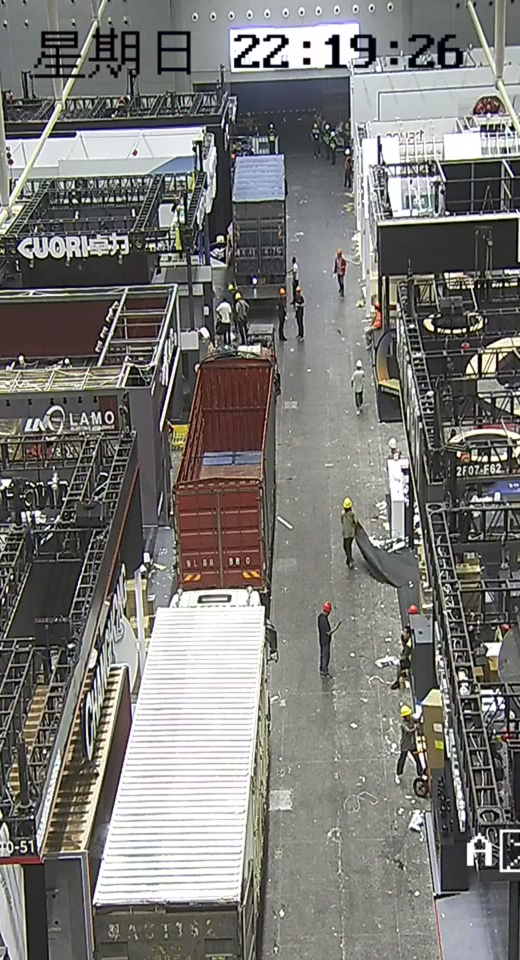
#> input picture accuracy/crops/north_1200_aisle.jpg, 1040 x 1920 px (shown at 1/2 size)
$ python -i single_pass_v1.py   (imports and definitions only)
#> lines starting #> are read from the running program, lines starting #| are printed output that depends on the picture
"""Bounded-call truck counting experiment.

Three configurations share one truth set and one single-pass output schema:
A  whole frame, one model call
B  fixed aisle crop, one model call
C  aisle call + at most one fixed far-zone call, only when the first response
   explicitly marks a possible miss

No detector or tracker is used.  Deterministic code only prepares fixed crops,
validates the response, maps the far-zone boxes back into aisle coordinates and
deduplicates model-returned entities by geometry.  Every HTTP request is
recorded, and every frame is capped at two requests.
"""

from __future__ import annotations

import argparse
import base64
import hashlib
import json
import math
import os
import re
import subprocess
import time
from concurrent.futures import ThreadPoolExecutor, as_completed
from pathlib import Path
from typing import Any

import requests
from PIL import Image, ImageDraw, ImageFont


ROOT = Path(__file__).resolve().parents[1]
TRUTH_PATH = ROOT / "accuracy" / "reviewed" / "user-final-review-v2-2026-10-21.json"
VIDEO_DIR = Path(r"D:\File\PROJECT\数据底座\数据底座-货车\视频")
VIDEOS = {
    "north": VIDEO_DIR / "A区天花北.mp4",
    "south": VIDEO_DIR / "A区天花南.mp4",
}
ENV_CANDIDATES = (
    ROOT / ".env",
    Path(r"D:\File\PROJECT\codex\codex-货车\codexcodex-货车\.env"),
)

CROP_ROOT = ROOT / "accuracy" / "crops" / "single_pass_v1"
RUN_ROOT = ROOT / "accuracy" / "runs" / "single_pass_v1"
EVIDENCE_ROOT = ROOT / "accuracy" / "evidence" / "single_pass_v1"

# Same fixed aisle geometry as the frozen baseline.  The far-zone crop is a
# fixed top slice of the aisle image, not a per-frame detector proposal.
AISLE_BOX = (350, 0, 870, 960)
AISLE_SCALE = 2
FAR_FRAC = 0.46
FAR_SCALE = 1.5

MODELS = {
    "doubao": {
        "base": os.environ.get("DOUBAO_BASE_URL", "https://ark.cn-beijing.volces.com/api/v3"),
        "key": "DOUBAO_API_KEY",
        "model": os.environ.get("DOUBAO_MODEL", "ep-20260828174616-dthpx"),
    },
    "aibox-deepseek": {
        "base": os.environ.get("AIBOX_BASE_URL", "https://aibox.richaibox.com:2078/v1"),
        "key": "AIBOX_API_KEY",
        "model": "deepseek-v4.1-flash",
    },
}


MAIN_PROMPT = """你是展会撤换展现场的货车清点专家。你会一次看到{scope_name}。请一次性完成观察、逐车枚举、属性描述和覆盖率自检；不要分多轮，不要先给一个总数再回头补框。

统计范围
{scope_rules}

计数口径（与人工复核一致）
1. 画面内每个独立可辨的货车车体计 1 辆。
2. 牵引车与其直接连接的挂车/货厢合计算 1 辆，relation 写 cab_trailer_connected。
3. 看不到车头、但独立停放且可辨的货厢或集装箱挂车计 1 辆，relation 写 trailer_only。
4. 只有明确独立的货厢才单独计；只是同一辆车的货厢不能重复计。
5. 车身只露出局部但仍能确定是独立货车时计入，visibility 写 partial。
6. 叉车、轿车、面包车、手推车、工程机械、人物、展台结构、广告牌、堆叠纸箱、装卸货物不计。
7. 不猜测完全看不见的车辆。看见但无法确认是否为独立货车时，放进 coverage.uncertain_items，不要硬算。

单遍输出要求
- 直接在 vehicles 中列出每一辆你计入的车，同时令 counts.total 等于 vehicles 的数量。
- 每辆都给出 0-1 归一化 bbox [x0,y0,x1,y1]、车顶颜色、货厢颜色、车头/挂车关系、车型、画面可读文字、可见度和一句定位证据。
- 远端小目标、左右边缘、遮挡和并排处都要主动检查，并在 coverage 中如实声明本次覆盖边界。

覆盖率自检（关键）
- far_scanned：是否逐排检查了画面上部/远端的小车体与独立货厢。
- edge_scanned：是否检查了左右边缘被切掉一部分的车体。
- occlusion_scanned：是否检查了被立柱、其他车辆或人群遮挡的车体。
- far_objects_checked：你在远端/上部实际逐个数过的货厢/车体数量，包括已计入和未计入的。
- far_adjacency_verified：远端同一条排队列里，是否对每个相邻箱体的顶棚分界、尾门或底盘逐一确认过。看到一排相邻箱体但只确认了一个整体轮廓时必须为 false。
- possible_miss：当 far_adjacency_verified=false，或远端有箱体行但你无法逐个数清，或左右边缘/遮挡处仍有未解决候选时为 true。不要因为“已经看过那个区域”就自动设为 false；它表示仍有具体、可指出的漏计风险，而不是画面拥挤。
- miss_risk_regions：空数组，或从 ["far_top","left_edge","right_edge","occluded_mid","adjacent_pair"] 中选。
- uncertain_items：你看见但不敢计入的候选，逐项写区域、外观和不确定原因。
- 自检不是第二轮计数，只是声明这一遍观察的覆盖边界。

输出严格 JSON，不要 markdown，不要额外解释：
{{
  "vehicles": [
    {{
      "bbox": [0.0, 0.0, 0.0, 0.0],
      "roof_color": "中文颜色或 unclear",
      "cargo_color": "中文颜色或 unclear",
      "relation": "cab_trailer_connected|rigid|trailer_only|unknown",
      "vehicle_type": "tractor_trailer|rigid_truck|box_truck|trailer_only|unknown",
      "readable_text": ["画面中可读的车牌/箱体文字，没有则空数组"],
      "visibility": "full|partial",
      "confidence": 0.0,
      "evidence": "画面中的位置、边界和为什么算一辆"
    }}
  ],
  "counts": {{"total": 0}},
  "coverage": {{
    "far_scanned": true,
    "edge_scanned": true,
    "occlusion_scanned": true,
    "far_objects_checked": 0,
    "far_adjacency_verified": true,
    "possible_miss": false,
    "miss_risk_regions": [],
    "uncertain_items": [],
    "notes": "本次扫描覆盖到哪里、哪里有边界风险"
  }},
  "scene_notes": "遮挡、并排、边缘和可能的歧义"
}}
"""


FAR_PROMPT = """你是展会撤换展现场的货车清点专家。这是一张固定的“远端易漏区”裁剪，取自同一帧中央通道的上半部（原通道归一化 y=0 到 0.46，横向不裁）。它只用于补查远端小目标、首尾相接和并排货厢，不是新的场景，也不要和主图相加。

先沿远端货厢行列逐个枚举“运输单元”，再把单元合并成物理车辆；仍然只做这一次调用。

第一阶段：枚举本裁剪中的运输单元。
- 带车头的货车、以及看不到车头但带底盘/车轮/支腿/牵引架的独立货厢，都是运输单元。
- 同一排队列里首尾相接的两个箱体，如果各有独立顶棚分界、后门或底盘/支腿，就是两个 unit，即使颜色相近、透视上连成一条纵列也不能合并。
- 蓝色、灰色波纹顶棚的箱体，只要能看出独立矩形轮廓、后门或支腿，就应按 unit 枚举；不要把它当成展台棚顶。
- 只从裁剪下边缘伸进来的近端大车不要枚举；它们应已由主图统计。
- 展台棚顶、背景板、广告牌、建筑结构、堆叠纸箱、装卸货物、人物、叉车、轿车不是运输单元。

第二阶段：把单元合并成车辆。
- 车头与它直接连接的货厢/挂车合计算 1 辆。
- 两个独立货厢各有自己的底盘/支腿/后门时，分别计 2 辆。
- 只看到货厢、无车头但独立停放时，vehicle_type=trailer_only。
- 同一辆车的车头与货厢绝不拆成两辆；不同车辆也不因外观相似而合并。
- 看不清独立箱体边界的远处色块不要硬算，写进 uncertain_items。

坐标使用相对本裁剪的 0-1 归一化。一次输出全部结果，counts.total 必须等于 vehicles 数量。
输出严格 JSON，不要 markdown：
{
  "units": [
    {
      "unit_id": "U1",
      "kind": "tractor_cab|cargo_box|trailer_chassis|box_truck|other",
      "bbox": [0.0, 0.0, 0.0, 0.0],
      "color": "主要颜色",
      "evidence": "为什么它是本裁剪内的独立运输单元，与前后的分界在哪里"
    }
  ],
  "vehicles": [
    {
      "vehicle_id": "V1",
      "unit_ids": ["U1"],
      "bbox": [0.0, 0.0, 0.0, 0.0],
      "roof_color": "中文颜色或 unclear",
      "cargo_color": "中文颜色或 unclear",
      "relation": "cab_trailer_connected|rigid|trailer_only|unknown",
      "vehicle_type": "tractor_trailer|rigid_truck|box_truck|trailer_only|unknown",
      "readable_text": [],
      "visibility": "full|partial",
      "confidence": 0.0,
      "evidence": "在本裁剪中的位置与独立边界"
    }
  ],
  "counts": {"total": 0},
  "uncertain_items": [],
  "scene_notes": "裁剪内遮挡与边界"
}
"""


# [94 lines left out: functions load_env, sha256, load_truth, ffprobe, extract_frame, not called in this run]


def build_crop(source: Path, output: Path) -> None:
#> called with source = 'crops/north_1200_aisle.jpg', output = 'out.png'
    with Image.open(source).convert("RGB") as image:
#> image is the input picture: PIL image 1040x1920 RGB; mean R, G, B 121.9, 120.5, 117.4
        left, top, right, bottom = AISLE_BOX
        crop = image.crop((left, top, right, bottom))
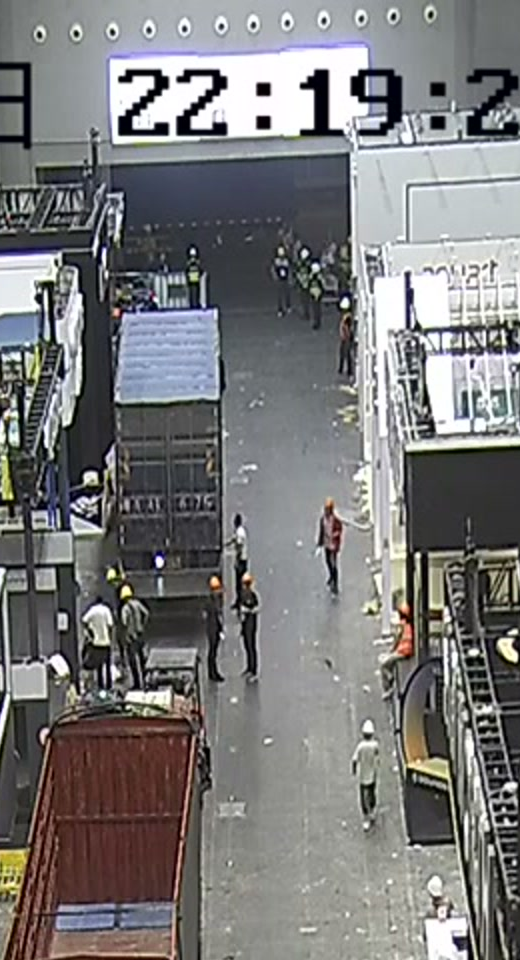
#> crop: PIL image 520x960 RGB; mean R, G, B 122.1, 121.6, 121.9
        crop = crop.resize(
            (crop.width * AISLE_SCALE, crop.height * AISLE_SCALE),
            Image.Resampling.LANCZOS,
        )
#> crop: PIL image 1040x1920 RGB
#> (the run stopped early here; a loop or call above may not have finished)

$ run again, on accuracy/crops/north_1500_aisle.jpg
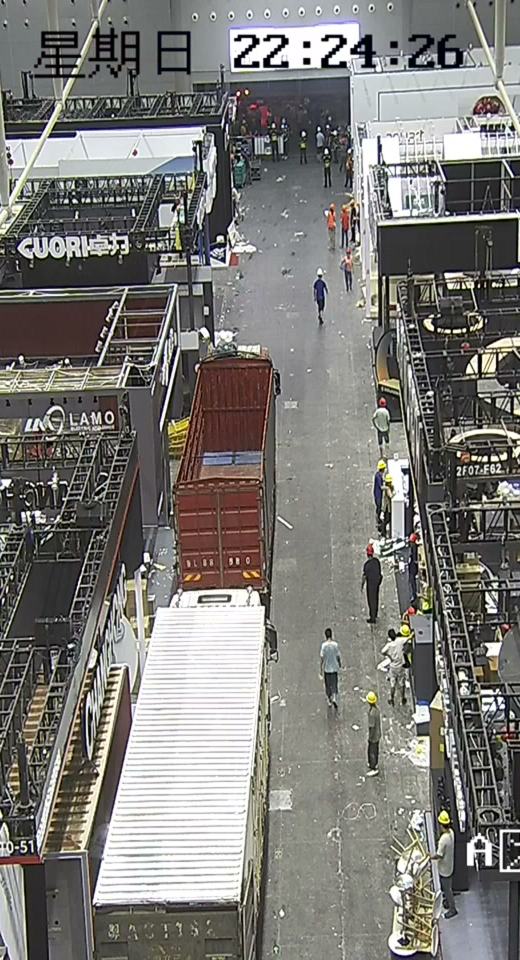
#> input picture accuracy/crops/north_1500_aisle.jpg, 1040 x 1920 px (shown at 1/2 size)
#> in build_crop, image is the input picture: PIL image 1040x1920 RGB; mean R, G, B 123.6, 122, 118.4
#> in build_crop, `crop = image.crop((left, top, right, bottom))`:
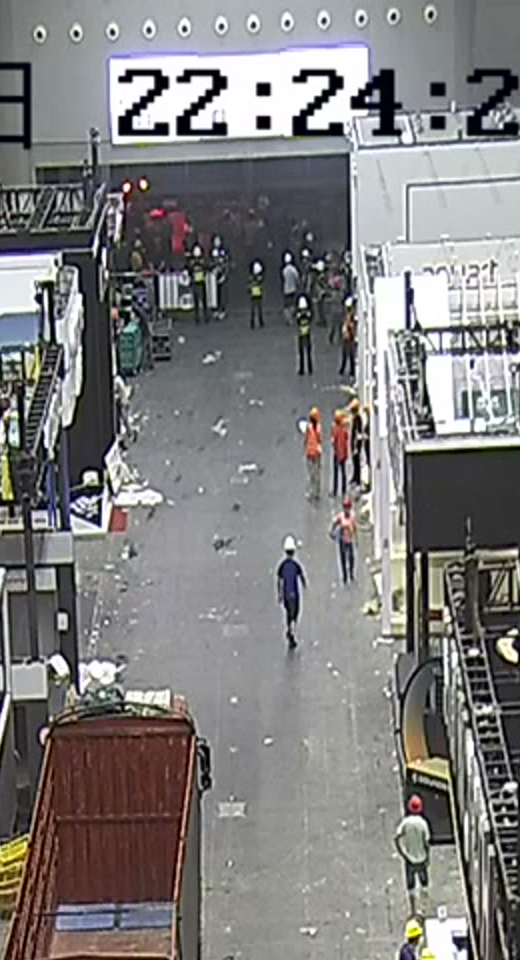
#> crop: PIL image 520x960 RGB; mean R, G, B 127.4, 126.2, 125.8
